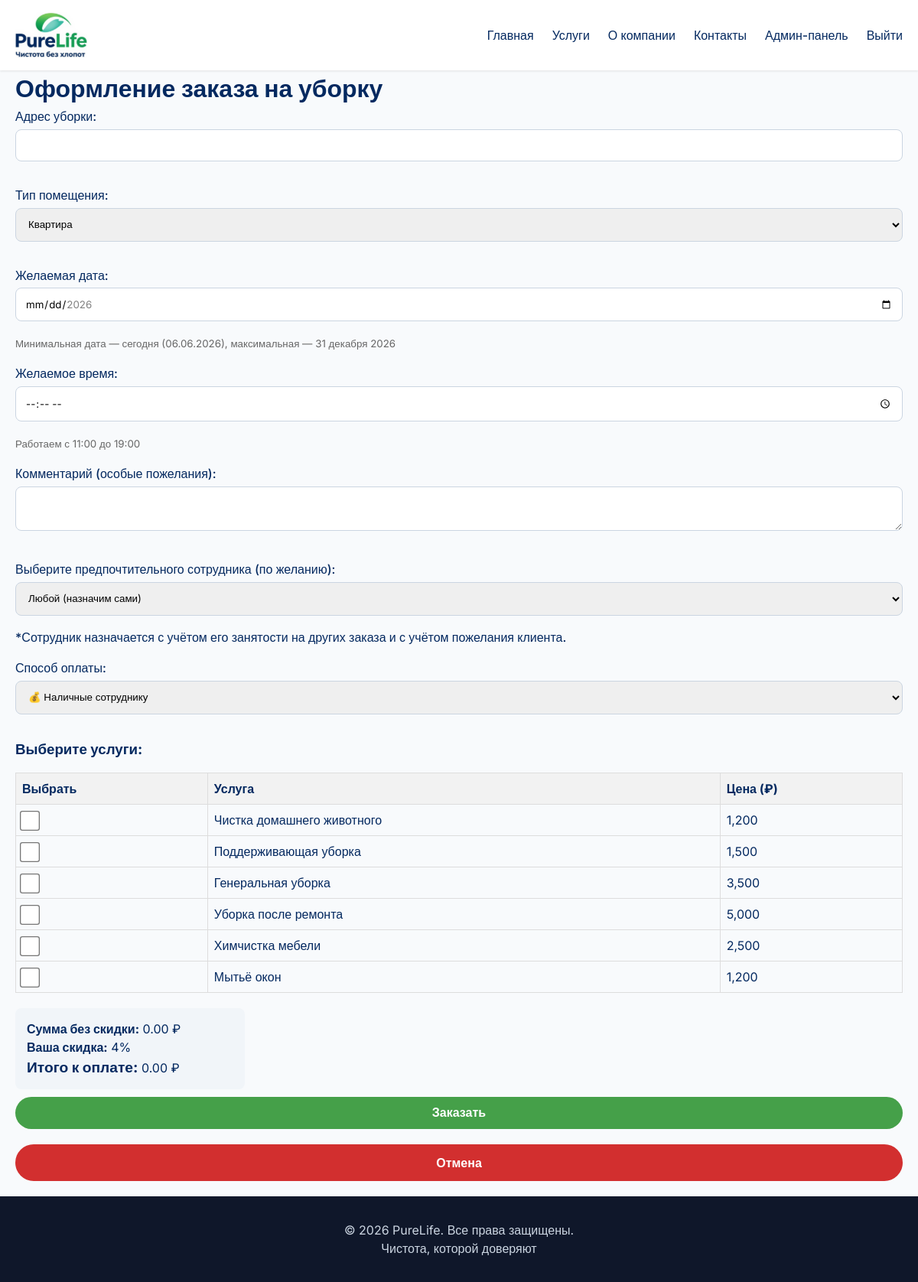
Screenshot of /new-order.php (signed in) with the database file from the repository.
### tables this page shows
CREATE TABLE `services` (
  `id` int NOT NULL AUTO_INCREMENT,
  `name` varchar(100) NOT NULL,
  `description` text,
  `price` decimal(10,2) NOT NULL,
  `sort_order` int DEFAULT '0',
  PRIMARY KEY (`id`)
);

### includes/functions.php (called while the page is built, shortened)
<?php
function getAllServices($pdo) {
    $stmt = $pdo->query("SELECT * FROM services ORDER BY sort_order");
    return $stmt->fetchAll();
}
function getUserDiscount($pdo, $userId) {
    $sevenDaysAgo = date('Y-m-d', strtotime('-7 days'));
    $stmt = $pdo->prepare("
        SELECT SUM(total_price)
        FROM orders
        WHERE user_id = ?
          AND status = 'Выполнен'
          AND date >= ?
    ");
    $stmt->execute([$userId, $sevenDaysAgo]);
    $total = (float)$stmt->fetchColumn();
    $discount = min(floor($total / 1000) * 0.5, 10);
    return (int)floor($discount);
}
function h($string) {
    return htmlspecialchars($string, ENT_QUOTES | ENT_HTML5, 'UTF-8');
}

### new-order.php (the view, shortened to what this page needs)
<?php
require_once 'includes/db.php';
require_once 'includes/functions.php';
$prefill_address = $_SESSION['copy_address'] ?? '';
$prefill_property_type = $_SESSION['copy_property_type'] ?? 'Квартира';
$prefill_comment = $_SESSION['copy_comment'] ?? '';
$prefill_date = $_SESSION['copy_date'] ?? '';
$prefill_time = $_SESSION['copy_time'] ?? '';
$prefill_services = $_SESSION['copy_services'] ?? [];
$services = getAllServices($pdo);
$userDiscount = getUserDiscount($pdo, $_SESSION['user_id']);
require_once 'includes/header.php';
?>
<div class="container">
    <h1>Оформление заказа на уборку</h1>
    <form id="orderForm" method="POST">
        <div class="form-group">
            <label>Адрес уборки:</label>
            <input type="text" minlength='10' name="address" value="<?= h($prefill_address) ?>" required>
        </div>
        <div class="form-group">
            <label>Тип помещения:</label>
            <select name="property_type" required>
                <option value="Квартира" <?= $prefill_property_type == 'Квартира' ? 'selected' : '' ?>>Квартира</option>
            </select>
        </div>
        <div class="form-group">
            <label>Желаемая дата:</label>
            <input type="date" name="date" value="<?= h($prefill_date) ?>"
                min="<?= date('Y-m-d') ?>"
                max="<?= date('Y-m-d', strtotime('December 31')) ?>"
                required>
            <small class="small-text">Минимальная дата — сегодня (<?= date('d.m.Y') ?>), максимальная — 31 декабря <?= date('Y') ?></small>
        </div>
        <div class="form-group">
            <label>Желаемое время:</label>
            <input type="time" name="time" value="<?= h($prefill_time) ?>" min="11:00" max="19:00" step="60" required>
            <small class="small-text">Работаем с 11:00 до 19:00</small>
        </div>
        <div class="form-group">
            <label>Комментарий (особые пожелания):</label>
            <textarea name="comment"><?= h($prefill_comment) ?></textarea>
        </div>
        <div class="form-group">
            <label>Выберите предпочтительного сотрудника (по желанию):</label>
            <select name="employee_id">
                <option value="">Любой (назначим сами)</option>
            </select>
            <label>*Сотрудник назначается с учётом его занятости на других заказа и с учётом пожелания клиента.</label>
        </div>
        <div class="form-group">
            <label>Способ оплаты:</label>
            <select name="payment_method" required>
                <option value="cash">💰 Наличные сотруднику</option>
            </select>
        </div>
        <h3>Выберите услуги:</h3>
        <table id="servicesTable" class="services-checkbox">
            <thead>
                <tr>
                    <th>Выбрать</th>
                    <th>Услуга</th>
                    <th>Цена (₽)</th>
                </tr>
            </thead>
            <tbody>
                <?php foreach ($services as $service):
                    $checked = isset($prefill_services[$service['id']]) ? 'checked' : '';
                ?>
                    <tr data-price="<?= $service['price'] ?>">
                        <td class="table-cell-center"><input type="checkbox" name="service[<?= $service['id'] ?>]" <?= $checked ?> class="service-checkbox"></td>
                        <td><?= h($service['name']) ?></td>
                        <td class="service-price"><?= number_format($service['price'], 0) ?></td>
                    </tr>
                <?php endforeach; ?>
            </tbody>
        </table>
        <div class="order-summary"">
            <div class="total-block">
                <strong>Сумма без скидки:</strong> <span id="subtotal">0</span> ₽<br>
                <strong>Ваша скидка:</strong> <span id="discountPercent"><?= $userDiscount ?></span>%<br>
                <strong style="font-size:1.2em;">Итого к оплате:</strong> <span id="totalWithDiscount">0</span> ₽
            </div>
        </div>
        <button style="margin: 10px 0 20px 0;" type="submit" class="btn btn-primary btn-done"><?= isset($_GET['reschedule']) ? 'Подтвердить перенос' : 'Заказать' ?></button>
    </form>
    <a href="/profile.php" class="btn btn-primary btn-cancel btn-cancel-order">Отмена</a>
</div>
<?php require_once 'includes/footer.php'; ?>

### assets/css/style.css (style rules this page uses)
* { margin: 0; padding: 0; box-sizing: border-box; }
html, body { height: 100%; margin: 0; padding: 0; }
body { display: flex; flex-direction: column; font-family: 'Inter', sans-serif; line-height: 1.5; color: #042960; background: #f8fafc; min-height: 100vh; }
.container { max-width: 1200px; margin: 0 auto; padding: 0 20px; }
.btn { display: inline-block; background-color: #f59e0b; color: white; padding: 0.75rem 1.5rem; border-radius: 30px; text-decoration: none; font-weight: 600; border: none; cursor: pointer; transition: background 0.2s, transform 0.1s; text-align: center; }
.btn-primary { background-color: #f59e0b; }
.btn-done { background-color: #45a049; }
.btn-cancel { background-color: #d22f2f; }
.services-checkbox input[type="checkbox"] { width: 20px; height: 20px; transform: scale(1.3); margin: 0; cursor: pointer; vertical-align: middle; }
.services-checkbox td { vertical-align: middle; padding: 12px 8px; }
.form-group { margin-bottom: 1rem; }
.form-group label { display: block; margin-bottom: 0.3rem; font-weight: 500; }
input, textarea, select { width: 100%; padding: 0.75rem; margin-bottom: 1rem; border: 1px solid #cbd5e1; border-radius: 8px; font-family: inherit; }
button { width: 100%; font-size: 1rem; }
.services-checkbox { width: 100%; border-collapse: collapse; margin: 1rem 0; }
.services-checkbox th, .services-checkbox td { border: 1px solid #ddd; padding: 8px; text-align: left; }
.services-checkbox th { background-color: #f2f2f2; }
.order-summary { background: #f1f5f9; padding: 15px; border-radius: 8px; text-align: left; width: 300px; margin-top: 20px; }
.btn-cancel-order { margin: 0 0 20px 0; width: 100%; text-align: center; }
.small-text { color: #666; }
.table-cell-center { text-align: center; }

### rows the page displays
services: name "Чистка домашнего животного", price "1,200"
services: name "Поддерживающая уборка", price "1,500"
services: name "Генеральная уборка", price "3,500"
services: name "Уборка после ремонта", price "5,000"
services: name "Химчистка мебели", price "2,500"
services: name "Мытьё окон", price "1,200"

### other values shown
$userDiscount "4"
